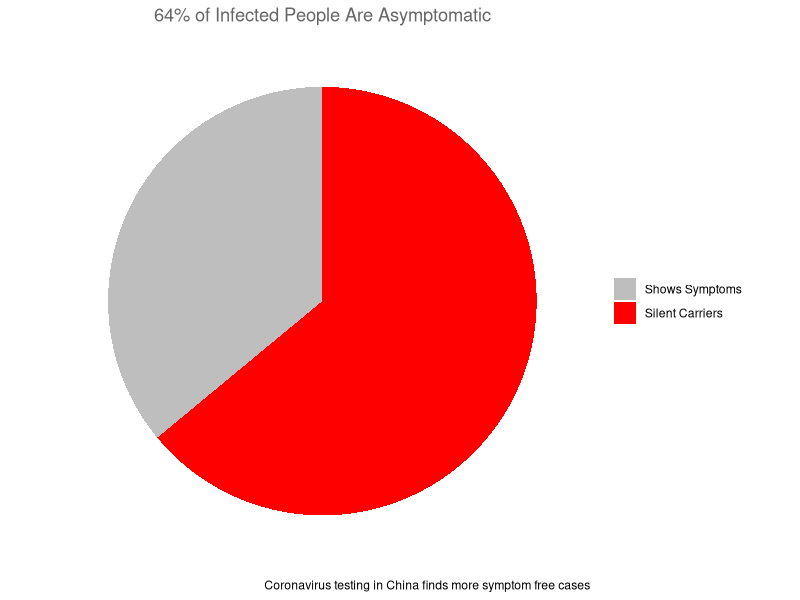

The R script that drew this image:
## ---- chunk 1
knitr::opts_chunk$set(echo = TRUE)
## ---- chunk 2
install.packages("tidyverse")
library(ggplot2)
## ---- chunk 3
symptoms <- data.frame("brand" = c("Shows Symptoms","Silent Carriers"),
            "share" = c(.36,.64))
# Create a basic bar
pie = ggplot(symptoms, aes(x="", y=share, fill=brand)) + geom_bar(stat="identity", width=1)
 
# Convert to pie (polar coordinates) and add labels
pie = pie + coord_polar("y", start=0)
 
# Add color scale (hex colors)
pie = pie + scale_fill_manual(values=c("Gray", "Red"))
 
# Remove labels and add title
pie = pie + labs(x = NULL, y = NULL, fill = NULL, title = "64% of Infected People Are Asymptomatic", caption = "Coronavirus testing in China finds more symptom free cases")
 
# Tidy up the theme
pie = pie + theme_classic() + theme(axis.line = element_blank(),
          axis.text = element_blank(),
          axis.ticks = element_blank(),
          plot.title = element_text(hjust = 0.5, color = "#666666"))
